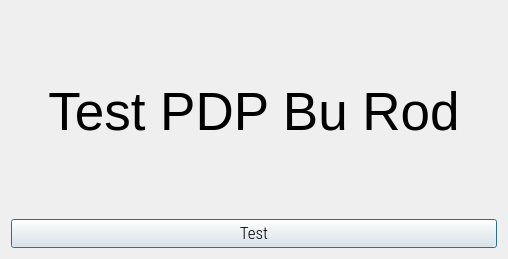
<?xml version="1.0" encoding="UTF-8"?>
<ui version="4.0">
 <class>Dialog</class>
 <widget class="QDialog" name="Dialog">
  <property name="geometry">
   <rect>
    <x>0</x>
    <y>0</y>
    <width>508</width>
    <height>259</height>
   </rect>
  </property>
  <property name="minimumSize">
   <size>
    <width>508</width>
    <height>259</height>
   </size>
  </property>
  <property name="maximumSize">
   <size>
    <width>508</width>
    <height>259</height>
   </size>
  </property>
  <property name="windowTitle">
   <string>PDP</string>
  </property>
  <property name="windowIcon">
   <iconset>
    <normaloff>:/icon/icon.png</normaloff>:/icon/icon.png</iconset>
  </property>
  <layout class="QGridLayout" name="gridLayout">
   <item row="0" column="0">
    <layout class="QVBoxLayout" name="verticalLayout">
     <item>
      <widget class="QLabel" name="label">
       <property name="font">
        <font>
         <pointsize>40</pointsize>
        </font>
       </property>
       <property name="text">
        <string>Test PDP Bu Rod</string>
       </property>
       <property name="alignment">
        <set>Qt::AlignCenter</set>
       </property>
      </widget>
     </item>
     <item>
      <widget class="QPushButton" name="runButton">
       <property name="font">
        <font>
         <family>Roboto Condensed Light</family>
         <pointsize>13</pointsize>
        </font>
       </property>
       <property name="text">
        <string>Test</string>
       </property>
      </widget>
     </item>
    </layout>
   </item>
  </layout>
 </widget>
 <resources>
  <include location="resource.qrc"/>
 </resources>
 <connections/>
</ui>
